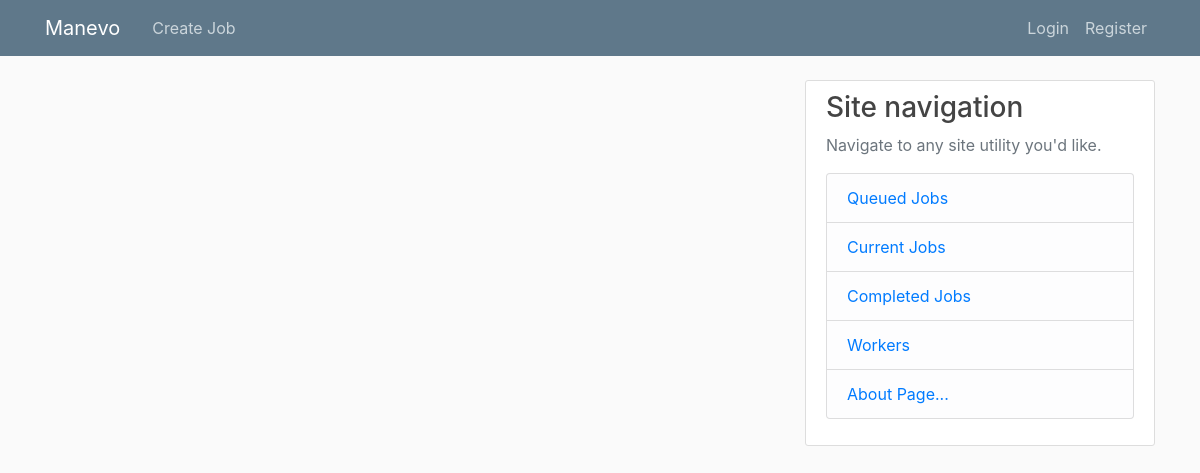
Before: /jobs/current with the older database file.
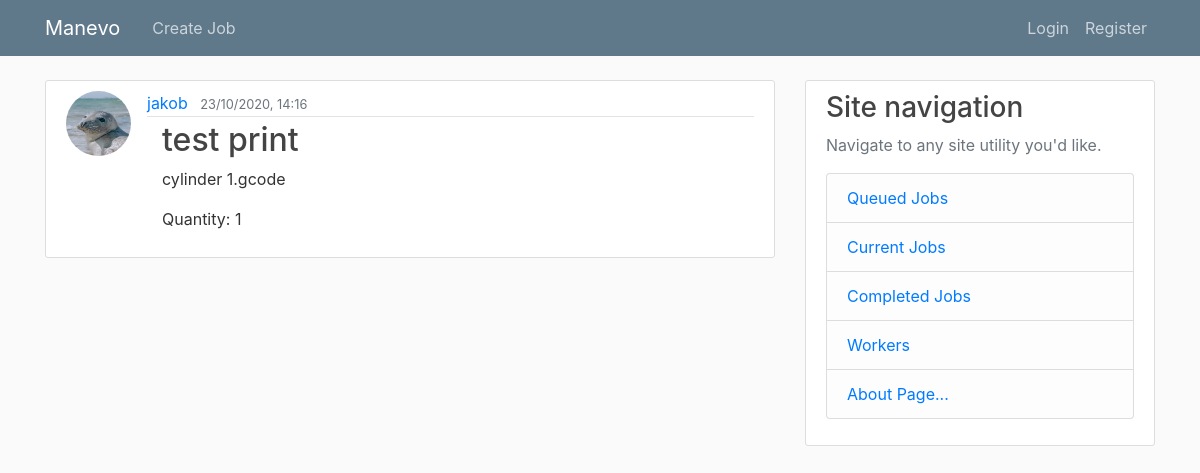
After: the same page with the newer database file.
### hub/models.py (models this page shows, shortened)
class Job(db.Model):
    id = db.Column(db.Integer, primary_key=True) # Primary key for job
    uploadID = db.Column(db.Integer, unique=False) # ID for uploads - used for quantity settings
    groupID = db.Column(db.Integer, unique=False) # ID to group different jobs
    queuePosition = db.Column(db.Integer) # Number used to sort job queue positions
    title = db.Column(db.String, nullable=False) # Arbitrary name of the job given by user
    code = db.Column(db.String, nullable=False) # Filename of uploaded GCode
    color = db.Column(db.String, nullable=False) # Color of filament used
    material = db.Column(db.String, nullable=False) # Filament material
    datePosted = db.Column(db.DateTime, nullable=False, default=datetime.now()) # Date job is posted
    datePrintStart = db.Column(db.DateTime, nullable=True) # Date job is initiated
    datePrintFinish = db.Column(db.DateTime, nullable=True) # Date job is completed
    qty = db.Column(db.Integer, nullable=False) # Job multiplier - this column will be deleted in later versions
    comment = db.Column(db.Text, nullable=True) # Comment by user regarding job
    status = db.Column(db.String, nullable=False) # Status of print - In queue, printed, completed, ect.
    printerID = db.Column(db.Integer, db.ForeignKey('worker.id')) # ID used to assign job or refer job to the used printer
    userID = db.Column(db.Integer, db.ForeignKey('user.id'), nullable=False) # ID used to assign job or refer job to the used printer

class User(db.Model, UserMixin):
    id = db.Column(db.Integer, primary_key=True)
    username = db.Column(db.String(20), unique=True, nullable=False)
    email = db.Column(db.String(120), unique=True, nullable=False)
    image_file = db.Column(db.String(20), nullable=False, default='default.jpg')
    password = db.Column(db.String(60), nullable=False)
    jobs = db.relationship('Job', backref='user')
    workers = db.relationship('Worker', backref='user')

### hub/routes.py (the view)
@app.route("/jobs/current")
def jobs_current():
    jobs = Job.query.filter_by(status="Printing").order_by(Job.datePrintStart.desc())
    return render_template("home.html", jobs=jobs, title="Current Jobs")

### hub/templates/home.html (shortened to what this page needs)
{% extends "layout.html" %}
{% block content %}
    {% for job in jobs %}
        <article class="media content-section">
          <img class="rounded-circle article-img" src="{{url_for('static', filename='profile_pics/' + job.user.image_file)}}">
          <div class="media-body">
            <div class="article-metadata">
              <a class="mr-2" href="#">{{ job.user.username }}</a>
              <small class="text-muted">{{ job.datePosted.strftime('%d/%m/%Y, %H:%M') }}</small>
            </div>
            <div class="col-sm">
                <h2><a class="article-title" href="{{ url_for('job', job_id=job.id) }}">{{ job.title }}</a></h2>
                <p class="article-content">{{ job.code }}</p>
                <p class="article-content">Quantity: {{ job.qty }}</p>
            </div>
          </div>
        </article>
    {% endfor %}
{% endblock content%}

### hub/templates/layout.html (shortened to what this page needs)
<!DOCTYPE html>
<html>
<head>
    <link rel="stylesheet" href="https://stackpath.bootstrapcdn.com/bootstrap/4.3.1/css/bootstrap.min.css">
    <link rel="stylesheet" type="text/css" href="{{ url_for('static', filename='main.css') }}">
</head>
<body>
    <header class="site-header">
      <nav class="navbar navbar-expand-md navbar-dark bg-steel fixed-top">
        <div class="container">
          <a class="navbar-brand mr-4" href="/">Manevo</a>
          <div class="collapse navbar-collapse" id="navbarToggle">
            <div class="navbar-nav mr-auto">
              <a class="nav-item nav-link" href="{{ url_for('new_job') }}">Create Job</a>
            </div>
            <div class="navbar-nav">
              {% if current_user.is_authenticated %}
                <a class="nav-item nav-link" href="{{ url_for('account') }}">Account</a>
                <a class="nav-item nav-link" href="{{ url_for('logout') }}">Logout</a>
              {% else %}
                  <a class="nav-item nav-link" href="{{ url_for('login') }}">Login</a>
                  <a class="nav-item nav-link" href="{{ url_for('register') }}">Register</a>
              {% endif %}
            </div>
          </div>
        </div>
      </nav>
    </header>
    <main role="main" class="container">
      <div class="row">
        <div class="col-md-8">
          {% block content %}{% endblock %}
        </div>
        <div class="col-md-4">
          <div class="content-section">
            <h3>Site navigation</h3>
            <p class='text-muted'>Navigate to any site utility you'd like.
              <ul class="list-group">
                <li class="list-group-item list-group-item-light"><a href="{{ url_for('home') }}">Queued Jobs</a></li>
                <li class="list-group-item list-group-item-light"><a href="{{ url_for('jobs_current') }}">Current Jobs</a></li>
                <li class="list-group-item list-group-item-light"><a href="{{ url_for('jobs_completed') }}">Completed Jobs</a></li>
                <li class="list-group-item list-group-item-light"><a href="{{ url_for('worker') }}">Workers</a></li>
                <li class="list-group-item list-group-item-light"><a href="{{ url_for('about') }}">About Page...</a></li>
              </ul>
            </p>
          </div>
        </div>
      </div>
    </main>
</body>
</html>

### hub/static/main.css (style rules this page uses)
body { background: #fafafa; color: #333333; margin-top: 5rem; }
h1, h2, h3, h4, h5, h6 { color: #444444; }
.bg-steel { background-color: #5f788a; }
.site-header .navbar-nav .nav-link { color: #cbd5db; }
.content-section { background: #ffffff; padding: 10px 20px; border: 1px solid #dddddd; border-radius: 3px; margin-bottom: 20px; }
.article-title { color: #444444; }
.article-content { white-space: pre-line; }
.article-img { height: 65px; width: 65px; margin-right: 16px; }
.article-metadata { padding-bottom: 1px; margin-bottom: 4px; border-bottom: 1px solid #e3e3e3 }

Changed rows visible on the page:
added Job: image_file (placeholder picture), user.username "jakob", datePosted "23/10/2020, 14:16", title "test print", code "cylinder 1.gcode", qty "1"
